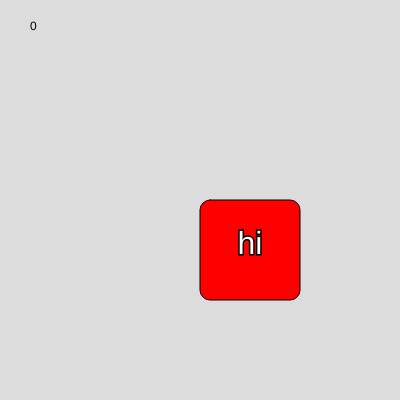
Frame 1 (no input)
Frame 60 (no input): identical to frame 1, image omitted
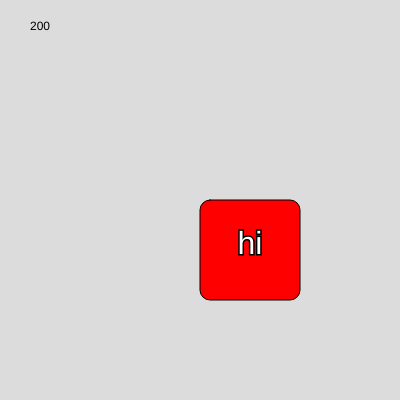
Frame 120 (the mouse pressed at the canvas centre since frame 60)

The p5.js sketch that drew these frames (run headless with seeded random() and noise() and a simulated clock; from frame 60 on, the mouse is pressed at the canvas centre):

// p5.js sketch
// ── sketch.js
let testButton;

function setup() {
  createCanvas(400, 400);
  testButton = new button(width/2,height/2,100,100, true);
}

function draw() {
  background(220);

  let c = color(255,0,0);
  let cH = color(255,0,255);
  testButton.drawButton(c,cH);
  let tC = color(255,255,255);
  let tH = color(0,0,0);
  let tStroke = color(0);

  testButton.drawText("hi", 
  32,
  color(255,255,255), 
  color(0,0,0),
  color(0,0,0),
  color(255,255,255),
  3
  );

  testButton.detectHover();

  text(mouseX, 30, 30);


}
// ── button.js
class button {
    constructor(x, y, w, h, round) {
      this.x = x;
      this.y = y;
      this.w = w;
      this.h = h;
      this.round = round;
      this.hov = false;
    }
  
    drawButton(defColor, hovColor) {
      // hover value detected from outside to be able to change the color
      push();
      if(this.hov) 
      {
        fill(hovColor);
      } 
      else 
      {
        fill(defColor);
      }
  
      //hardcoded
      let roundVal = 10;
      if(this.round) 
      {
        rect(this.x, this.y, this.w, this.h, roundVal, roundVal, roundVal, roundVal);
      } 
      else 
      {
        rect(this.x, this.y, this.w, this.h);
      }
      pop();
      
    }
  
    drawText(t, tSize, defColor, hovColor, defStr, hovStr, strokeW) {
      
      push();
  
      textAlign(CENTER);
      stroke(0,0,0);
      if(!this.hov) 
      {
        fill(defColor);
        stroke(defStr);
      } 
      else 
      {
        fill(hovColor);
        stroke(hovStr);
      }
      strokeWeight(strokeW);
      
      textSize(tSize);

      text(t, 
            this.x + this.w/2, 
            (this.y + this.h/2) + (textDescent()/2)
        );
  
      pop();
    }
  
    // returns either true or false
    detectHover() {
      
      if(mouseX > this.x 
        && mouseX < this.x + this.w
        && mouseY > this.y
        && mouseY < this.y + this.h
      ) 
      {
        this.hov = true;
      } 
      else 
      {
        this.hov = false;
      }
    }

    pressed() {
        if(this.hov && mouseIsPressed) {
            return true;
        }
        return false;
    }
  }
  
